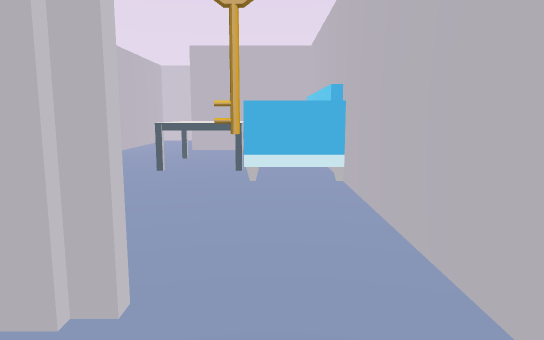
View 1 (above)

24 first-person views from a walk through a Unity game level. The camera is 1.5 m above the floor, tilts 8° down and sees 70° across. The floor is counted in squares, 1 m on a side. Each view is taken from the middle of a square. On the plan, view 1 faces up. The plan holds only what a view shows up to about 17 squares ahead; the rest is blank. The place goes on beyond the plan. The player is left out. Some animated figures are left out. Some surface patterns are stand-ins.

View 2
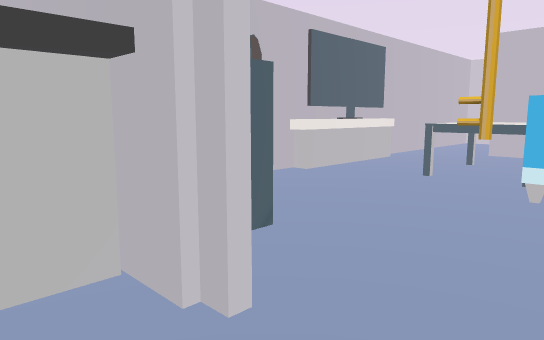

View 3
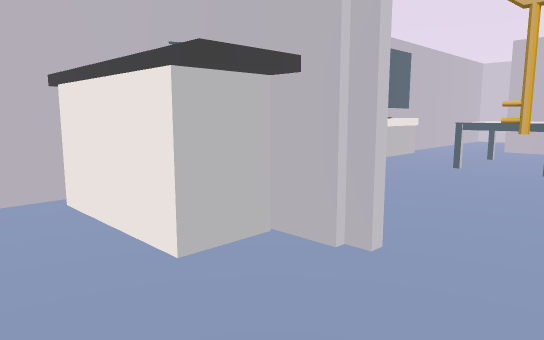

View 4
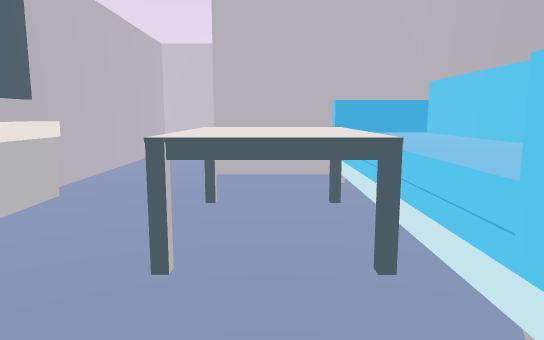

View 5
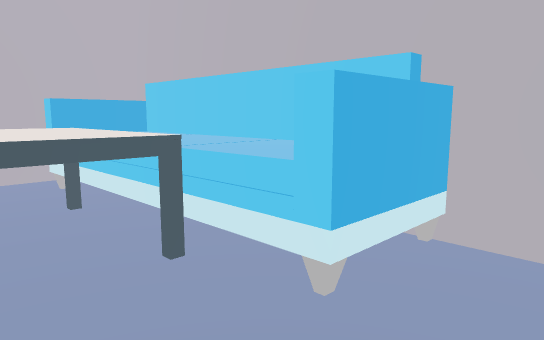

View 6
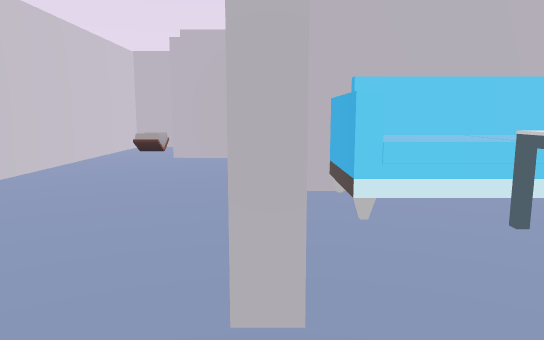

View 7
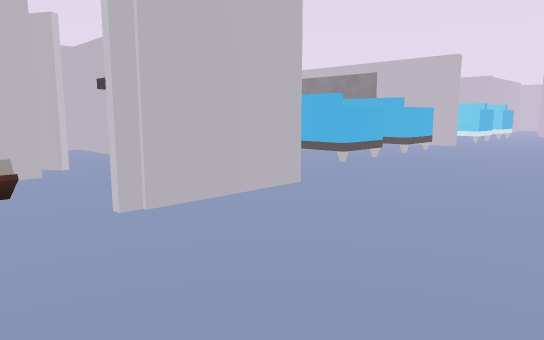

View 8
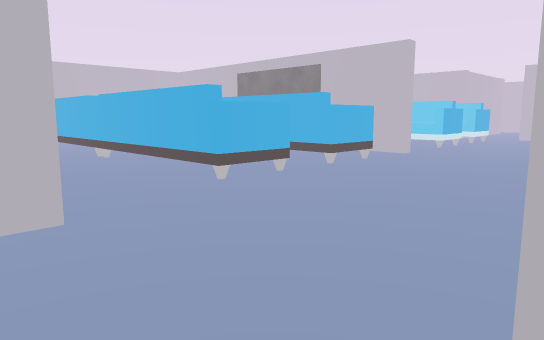

View 9
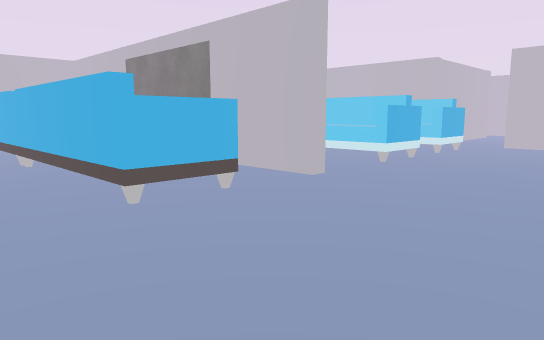

View 10
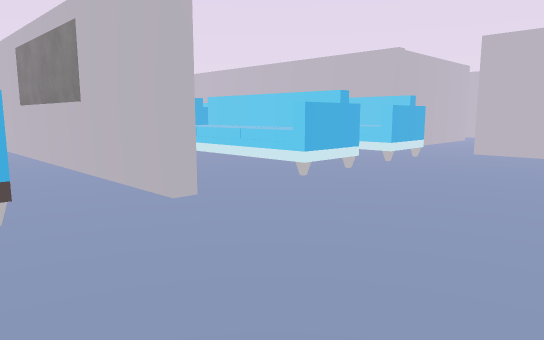

View 11
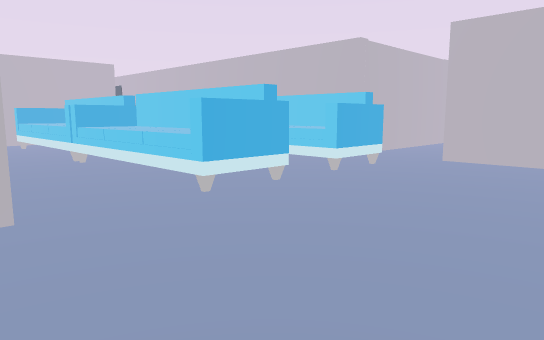

View 12
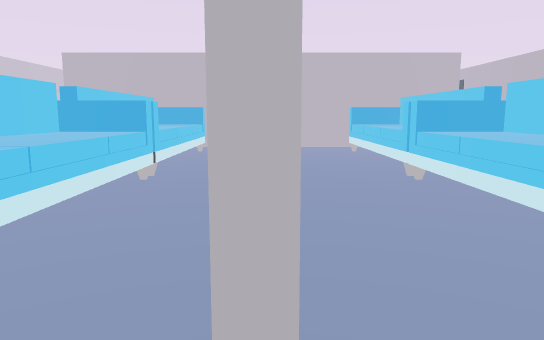

View 13
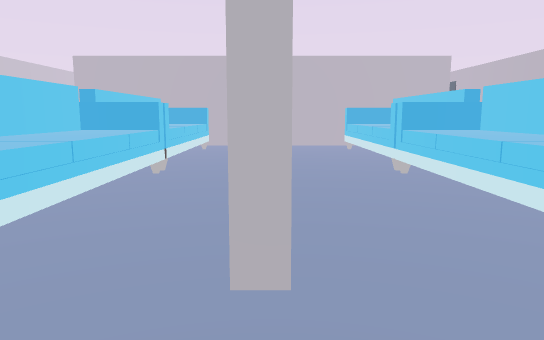

View 14
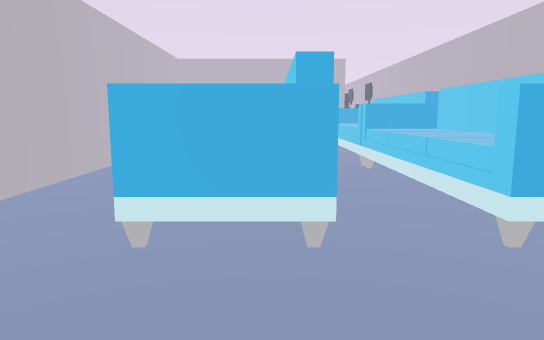

View 15
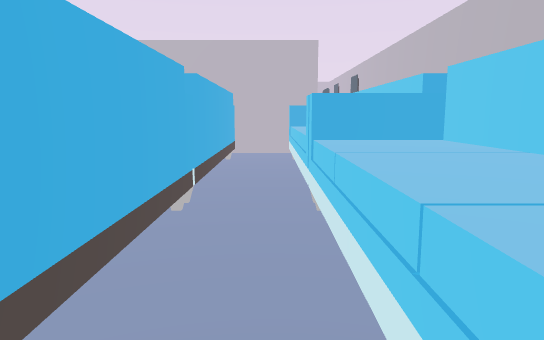

View 16
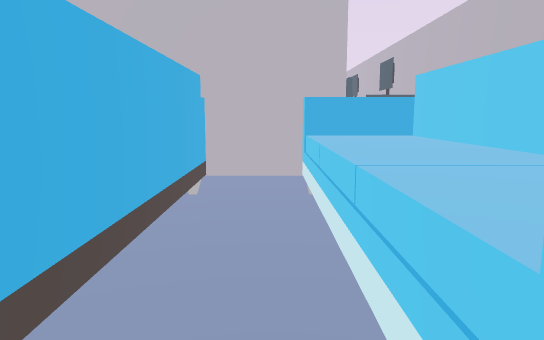

View 17
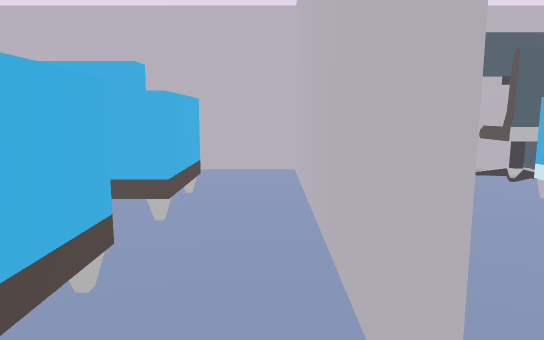

View 18
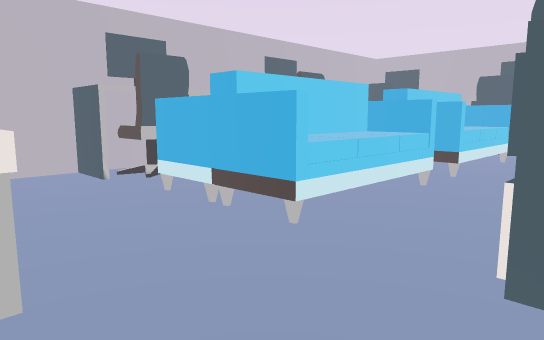

View 19
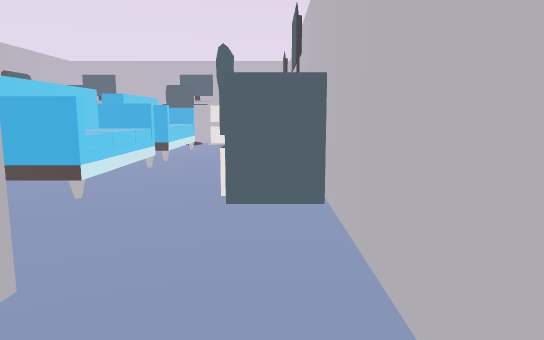

View 20
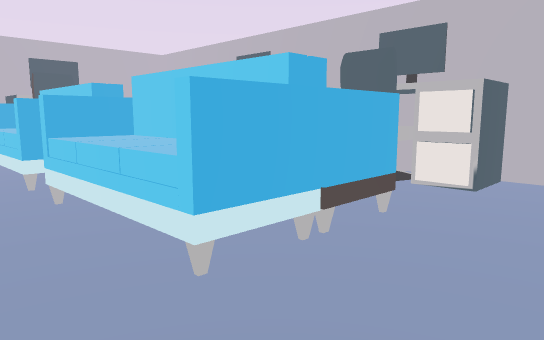

View 21
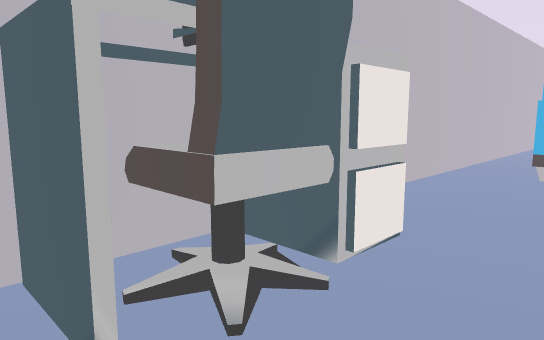

View 22
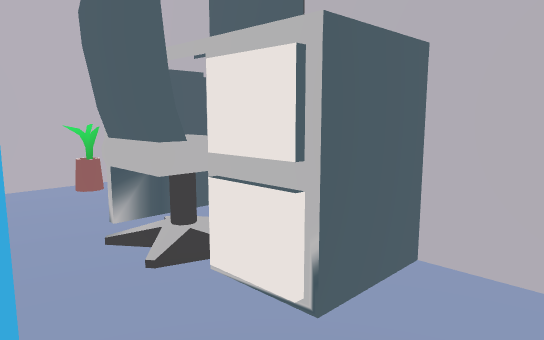

View 23
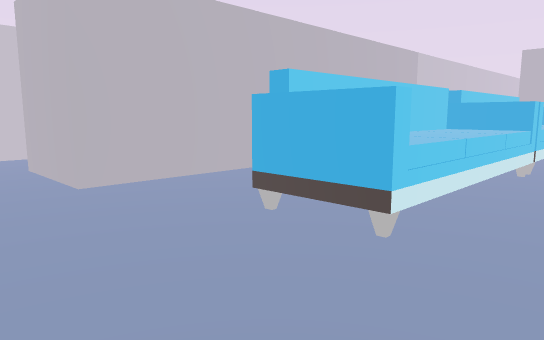

View 24
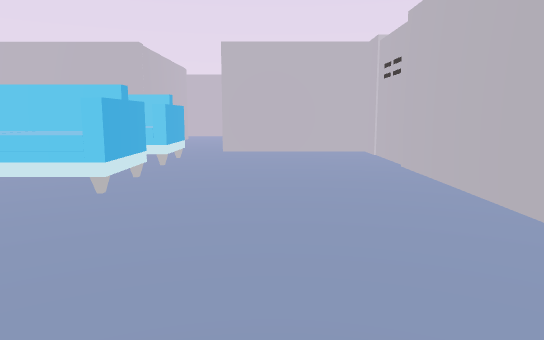

### Floor plan
Key: @ floor where view 1 was taken; # wall or solid block; . floor; S sofa; O other object.
Columns run from 7 left of view 1 to 35 right of it. Each row starts with its distance up from view 1.
 23 #        ..........#
 22 #      ..........O.#
 21 #     .............#
 20 #..............#.....OO
 19 #..............#  ......
 18 #..............#     ......
 17 #...######.....#O####   ####
 16 #......OO#..........
 15 #......OO ...........
 14 ##.....OO ...............
 13 ##..OOOOO .................
 12  #..OOOOO ......OOOOOOOOOOOOOOO
 11  #..OOOOO ......O OOOOOO      O
 10 ##.....OO  ......OOOOOOOO
  9 ##.....OO# ..............
  8  ........#......OOOOOOOOOOOOOOO
  7   .......#......O OOOOO      OO
  6   O......# .....OOOOOOOOOOOOOOO
  5  OO .....# ....................
  4  OO O....#..................
  3     ##...#.......#########################
  2    OO....#.......................#O..OO O.
  1 #OOOO....#.......................#...OOOO.
  0 #......@ #.......................#.........
 -1         .#......OOOOOOO OOOOOOO..#...SSSSS.
 -2          #......OOOOOOO OOOOOOO..#...SSSSS
 -3          #.......................#...SSSSS
 -4          #.......................#...SSSSS.
 -5          #......OOOOOOOOOOOOOOO..#.........
 -6          #......O OOOOO  OOOOOO............
 -7          #......OOOOOOO OOOOOOO......OOOO
 -8          #..........    .............OOOO
 -9          #######...  ###### ##### ######

Positions as (right, up) in squares from view 1, and headings:
1: (0, 0), facing up
2: (1, 1), facing up-left
3: (1, -1), facing up-left
4: (-2, 7), facing up
5: (-3, 7), facing up-right
6: (-6, 17), facing right
7: (2, 23), facing down-right
8: (2, 18), facing down-right
9: (3, 11), facing down-right
10: (3, 7), facing down-right
11: (3, 4), facing down-right
12: (7, 3), facing right
13: (6, 3), facing right
14: (5, -2), facing right
15: (10, -4), facing right
16: (16, -4), facing right
17: (25, -8), facing up
18: (26, -8), facing up-right
19: (23, -8), facing right
20: (27, 1), facing down-right
21: (34, -5), facing down-left
22: (35, -1), facing up-left
23: (5, 8), facing up-right
24: (6, 7), facing down
